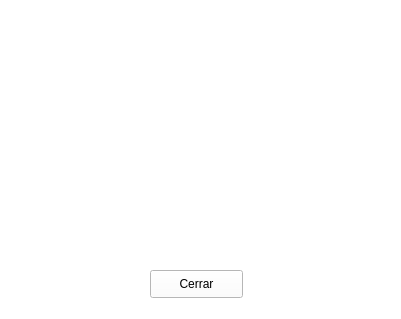
<?xml version="1.0" encoding="UTF-8"?>
<ui version="4.0">
 <class>Puntuaje</class>
 <widget class="QWidget" name="Puntuaje">
  <property name="geometry">
   <rect>
    <x>0</x>
    <y>0</y>
    <width>401</width>
    <height>319</height>
   </rect>
  </property>
  <property name="windowTitle">
   <string>Form</string>
  </property>
  <property name="styleSheet">
   <string notr="true">background-color: rgb(255, 255, 255);</string>
  </property>
  <widget class="QLabel" name="label">
   <property name="geometry">
    <rect>
     <x>40</x>
     <y>20</y>
     <width>311</width>
     <height>71</height>
    </rect>
   </property>
   <property name="styleSheet">
    <string notr="true">image: url(:/escena/puntaje.png);</string>
   </property>
   <property name="text">
    <string/>
   </property>
  </widget>
  <widget class="QLabel" name="nom1">
   <property name="geometry">
    <rect>
     <x>20</x>
     <y>130</y>
     <width>141</width>
     <height>41</height>
    </rect>
   </property>
   <property name="font">
    <font>
     <pointsize>12</pointsize>
    </font>
   </property>
   <property name="layoutDirection">
    <enum>Qt::RightToLeft</enum>
   </property>
   <property name="text">
    <string/>
   </property>
  </widget>
  <widget class="QLabel" name="nom2">
   <property name="geometry">
    <rect>
     <x>230</x>
     <y>130</y>
     <width>151</width>
     <height>41</height>
    </rect>
   </property>
   <property name="font">
    <font>
     <pointsize>12</pointsize>
    </font>
   </property>
   <property name="text">
    <string/>
   </property>
  </widget>
  <widget class="QLabel" name="pun1">
   <property name="geometry">
    <rect>
     <x>20</x>
     <y>200</y>
     <width>151</width>
     <height>41</height>
    </rect>
   </property>
   <property name="font">
    <font>
     <pointsize>12</pointsize>
    </font>
   </property>
   <property name="layoutDirection">
    <enum>Qt::RightToLeft</enum>
   </property>
   <property name="text">
    <string/>
   </property>
  </widget>
  <widget class="QLabel" name="pun2">
   <property name="geometry">
    <rect>
     <x>230</x>
     <y>200</y>
     <width>151</width>
     <height>51</height>
    </rect>
   </property>
   <property name="font">
    <font>
     <pointsize>12</pointsize>
    </font>
   </property>
   <property name="text">
    <string/>
   </property>
  </widget>
  <widget class="QPushButton" name="salir">
   <property name="geometry">
    <rect>
     <x>150</x>
     <y>270</y>
     <width>93</width>
     <height>28</height>
    </rect>
   </property>
   <property name="text">
    <string>Cerrar</string>
   </property>
  </widget>
 </widget>
 <resources/>
 <connections/>
</ui>
